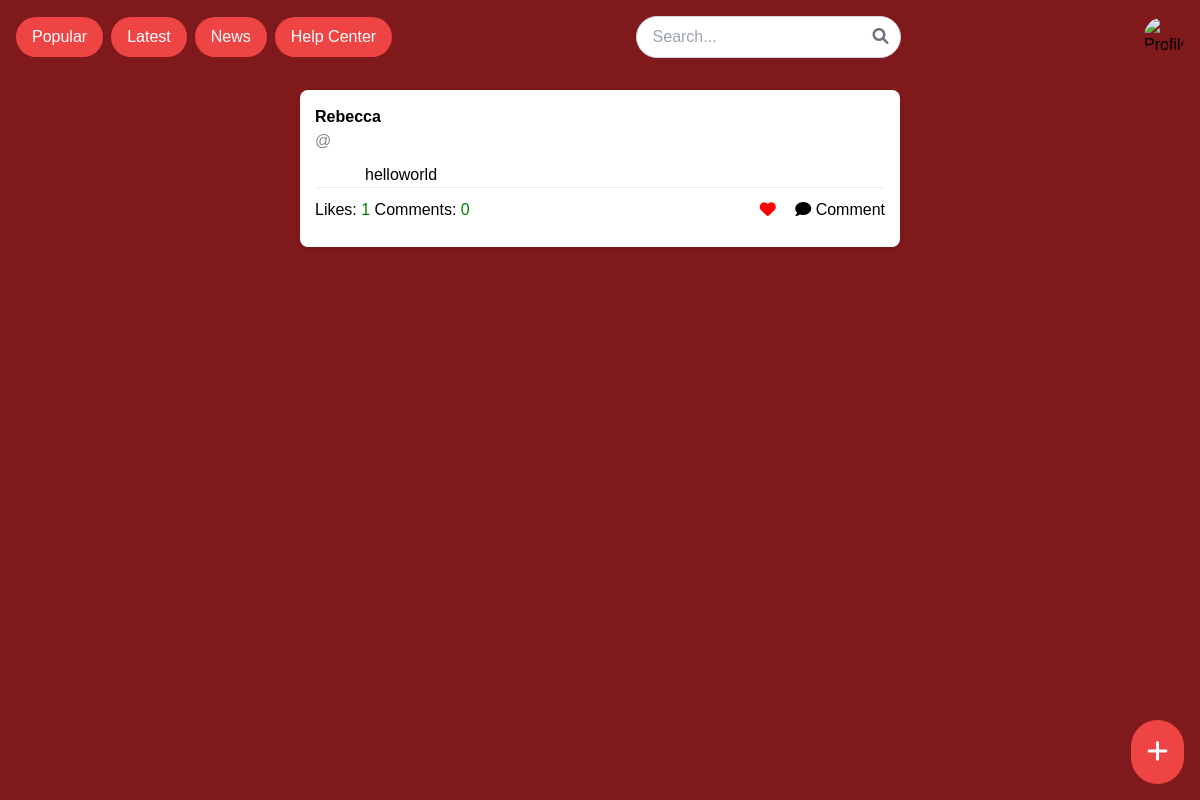
/tweets/ (signed in), run on an earlier commit of the app's database.
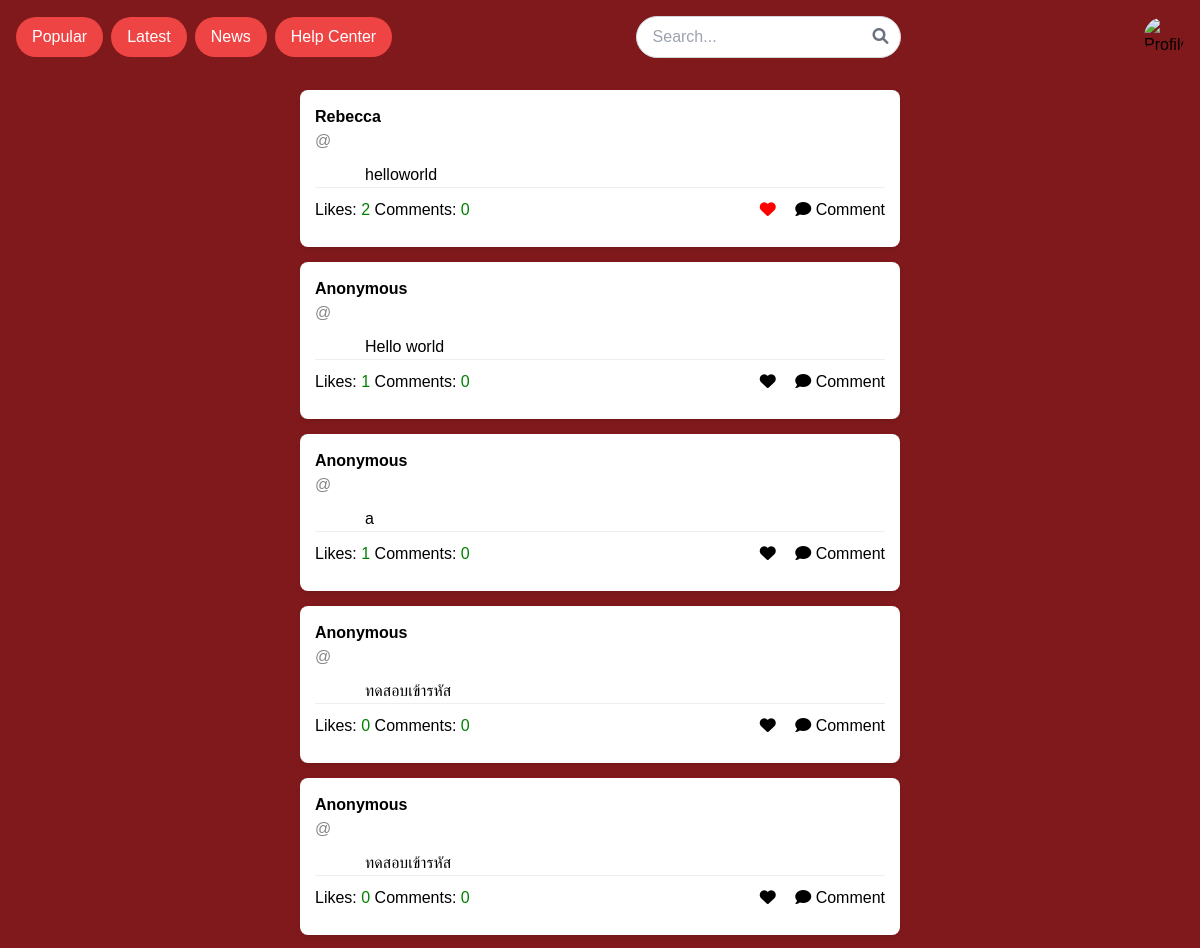
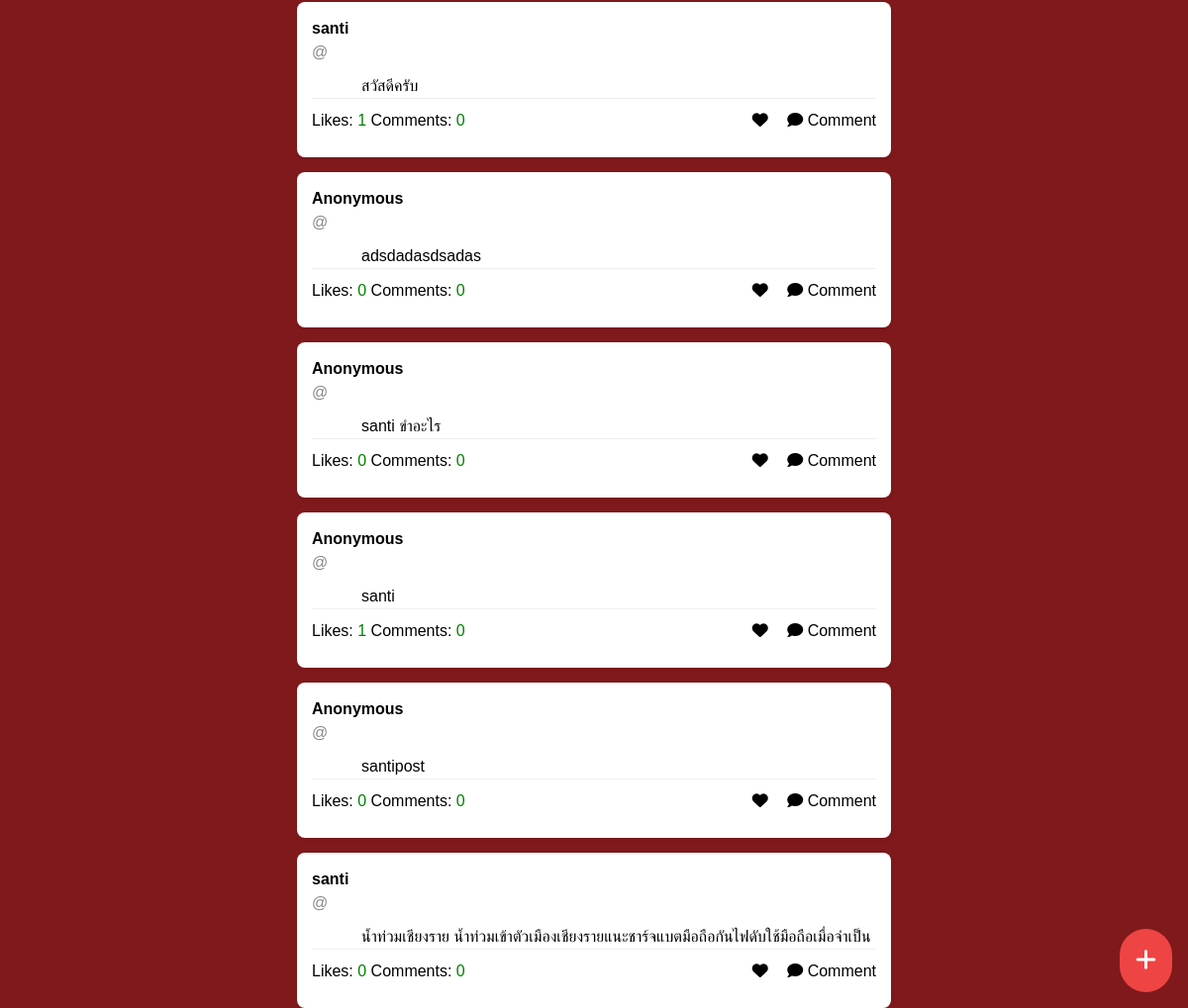
And on a later commit of the database (2 pictures, top to bottom).
### core/models.py (models this page shows, shortened)
class Tweet(models.Model):
    author = models.ForeignKey(User, on_delete=models.CASCADE)
    handle = models.CharField(max_length=100)
    content = models.TextField()
    likes = models.ManyToManyField(User, related_name='tweet_likes', blank=True)
    comment_count = models.IntegerField(default=0)
    anonymous = models.BooleanField(default=False) # !! anonymouse M P!!
    created_at = models.DateTimeField(auto_now_add=True)

### core/views.py (the view)
# urls.py: path('tweets/', views.all_tweet, name='all_tweet'),
@login_required
def all_tweet(request):
    tweets = Tweet.objects.all()  # ดึงทวีตทั้งหมดจากฐานข้อมูล
    return render(request, 'core/all_tweets.html', {'tweets': tweets})

### theme/templates/core/all_tweets.html (shortened to what this page needs)
{% extends 'core/base.html' %}
{% block content %}
<div class="posts-container" style="display: flex; flex-direction: column; align-items: center; gap: 15px;">
  {% for tweet in tweets %}
    <div class="post-card" style="width: 100%; max-width: 600px; background-color: white; border-radius: 8px; box-shadow: 0 2px 4px rgba(0, 0, 0, 0.1); padding: 15px;">
        <div class="post-header" style="display: flex; align-items: center; gap: 10px;">
            <div class="post-author-info">
                <strong>{% if not tweet.anonymous %}{{ tweet.author.username }}{% else %}Anonymous{% endif %}</strong>
                <div class="post-handle" style="color: #888;">@{{ tweet.handle }}</div>
            </div>
        </div>
        <div class="post-content" style="margin-top: 10px; padding-left: 50px;">
            <p>{{ tweet.content }}</p>
        </div>
        <div class="post-actions" style="display: flex; justify-content: space-between; padding: 10px 0; border-top: 1px solid #eee;">
            <div>
                <span>Likes: </span><span id="likes-{{ tweet.id }}" data-number="{{ tweet.likes.count }}">{{ tweet.likes.count }}</span>
                <span>Comments: </span><span id="comments-{{ tweet.id }}" data-number="{{ tweet.comment_count }}">{{ tweet.comment_count }}</span>
            </div>
            <div>
                <form id="like-form-{{ tweet.id }}" method="POST" action="{% url 'like_tweet' tweet.id %}" style="display:inline;">
                    <span id="like-icon-{{ tweet.id }}" class="like-icon" style="cursor: pointer;" onclick="likeTweet({{ tweet.id }})">
                        {% if user in tweet.likes.all %}
                        <i class="fa fa-heart" style="color:red;"></i>
                        {% else %}
                        <i class="fa fa-heart" style="color:black;"></i>
                        {% endif %}
                    </span>
                </form>
                <a href="{% url 'tweet_detail' tweet.id %}" style="text-decoration: none; color: inherit; margin-left: 15px;">
                    <i class="fa fa-comment"></i> Comment
                </a>
            </div>
        </div>
    </div>
  {% empty %}
  <div>No tweets yet.</div>
  {% endfor %}
</div>
<button class="fixed bottom-4 right-4 bg-red-500 text-white p-4 rounded-full text-2xl" onclick="togglePopup()">
    <i class="fas fa-plus"></i>
</button>
{% endblock %}

What changed in the data, as far as the page shows it:
computed for Tweet "helloworld": likes.count "1" → "2"
added Tweet: anonymous "Anonymous", content "Hello world", likes.count "1", comment_count "0"
added Tweet: anonymous "Anonymous", content "a", likes.count "1", comment_count "0"
added Tweet: anonymous "Anonymous", content "ทดสอบเข้ารหัส", likes.count "0", comment_count "0"
added Tweet: anonymous "Anonymous", content "ทดสอบเข้ารหัส", likes.count "0", comment_count "0"
added Tweet: author.username "santi", content "สวัสดีครับ", likes.count "1", comment_count "0"
added Tweet: anonymous "Anonymous", content "adsdadasdsadas", likes.count "0", comment_count "0"
added Tweet: anonymous "Anonymous", content "santi ขำอะไร", likes.count "0", comment_count "0"
added Tweet: anonymous "Anonymous", content "santi", likes.count "1", comment_count "0"
added Tweet: anonymous "Anonymous", content "santipost", likes.count "0", comment_count "0"
added Tweet: author.username "santi", content "น้ำท่วมเชียงราย น้ำท่วมเข้าตัวเมืองเชียงรายแนะชาร์จแบตมือถือกันไฟดับใช้มือถือเมื่อจำเป็น", likes.count "0", comment_count "0"
